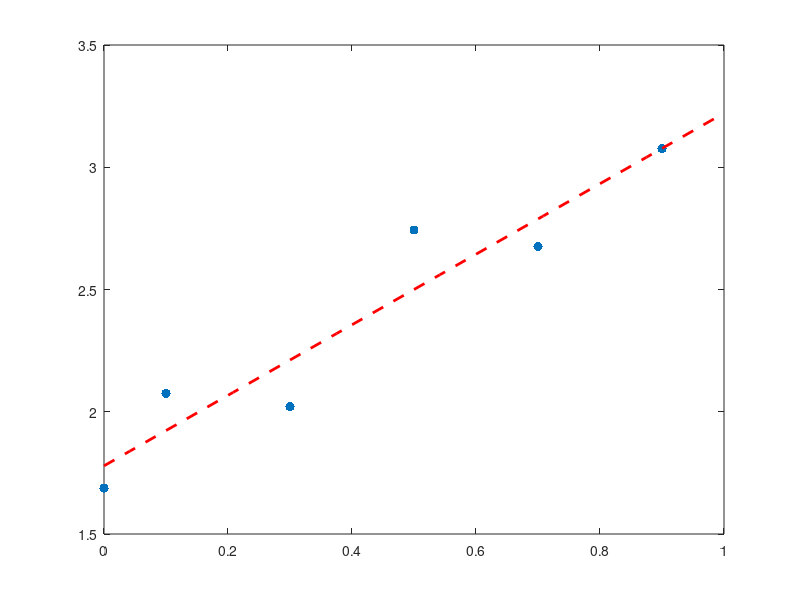

This chart was generated by the following MATLAB code:
% make some points with a = 1, b = 2

a = 1; b = 2;
x = [0; .1; .3; .5; .7; .9];
Npoints = length(x);
y = a*x + b + .2*randn(Npoints,1);

plot(x,y,'.','markersize',20)

%%
% basis = {x,e} = {v1, v2}
w1 = x; 
w2 = ones(Npoints,1);

% make Gram matrix G_ij = (v_j, v_i) and vector f_i = (v_i, y)
G(1,1) = w1'*w1;
G(2,1) = w2'*w1;
G(1,2) = w1'*w2;
G(2,2) = w2'*w2;

f = zeros(2,1);
f(1) = w1'*y;
f(2) = w2'*y;

% solve for slope + intercept
ab = G\f;
a = ab(1); b = ab(2);
%%
% xp = x for plotting
xp = linspace(0,1,25);
hold on;plot(xp,a*xp + b,'r--','linewidth',2)
